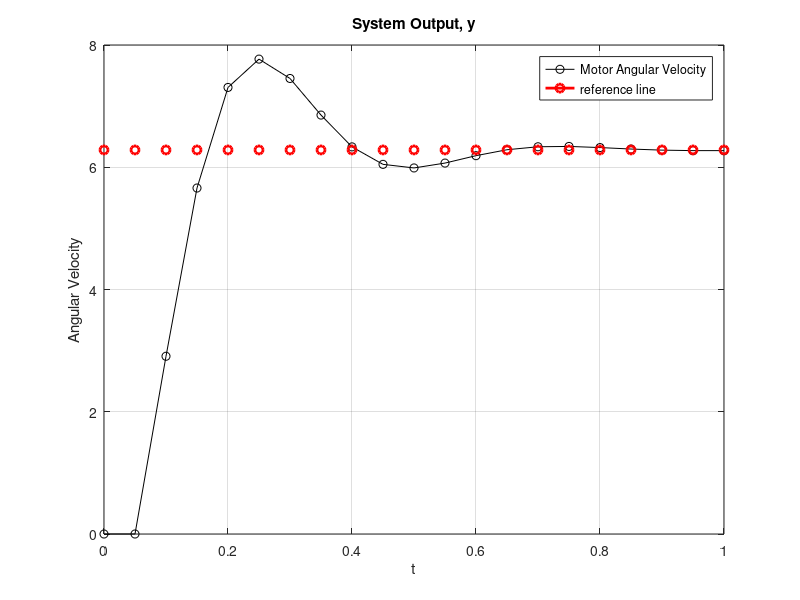
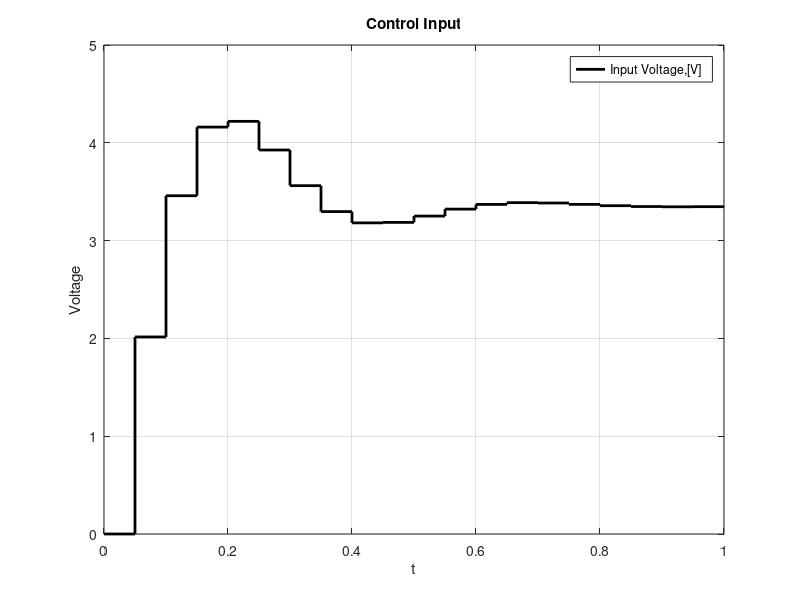
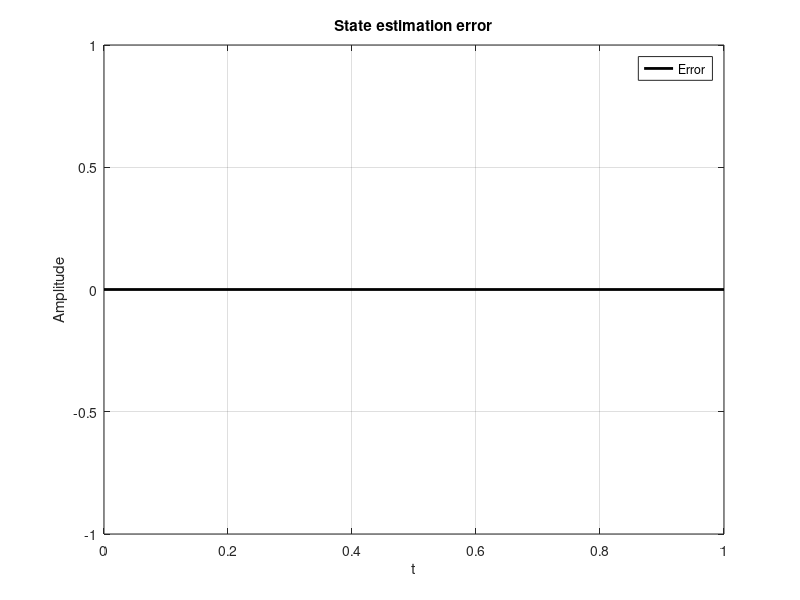

These charts were generated, in order, by the following MATLAB code:
close all; clear all; clc;
%% declaring intial values
frequency = 20;
T = 1/frequency;
Tfinal = 1;
t = (0:T:Tfinal)';
N = length(t);
r = 2*pi;
A = 0.2299;
B = 1;
C = 1.4432;
Nvec = [(A-eye(size(A))) B;C 0]\[zeros(size(A));1];
N_x = Nvec(1);
%% reference state from reference signal
reference_state = N_x*r;
%% new augmentation matrices
A_AUG = [A zeros(size(A));-C 1];
B_AUG = [B;0];
%% K matrix
Ts = 0.6;
Mp = 0.2;
zeta = sqrt((log(Mp))^2/(pi^2+(log(Mp))^2));
zeta_omegaN = 4/Ts;
omega_N = zeta_omegaN/zeta;
omega_D = omega_N*sqrt(1-zeta^2);
Roots_cont = [-zeta_omegaN+omega_D*1i -zeta_omegaN-omega_D*1i];
Roots_disc = exp(Roots_cont*T);
z_star = [Roots_disc(1) Roots_disc(2)];
K_matrix = acker(A_AUG,B_AUG,[z_star]);
%% L matrix
Ts_estimate = 0.2;
zeta_omegaN_estimate = 4/Ts_estimate;
Roots_cont_estimate = [-zeta_omegaN_estimate];
Roots_disc_estimate = exp(Roots_cont_estimate*T);
beta_star = [Roots_disc_estimate];
L_matrix = acker(A', C',beta_star)';

%% Simulation
x = zeros(1,N);
x_hat = zeros(1,N);
y = zeros(1,N);
u = zeros(1,N);
e = zeros(1,N);
xI = zeros(1,N);
error = zeros(1,N);
x_hat(:,1) = zeros(1,1);
x(:,1) = zeros(1,1);
y(1) = C*x(:,1);
e(1) = r-y(1);
xI(1) = 0;
u(1) = 0;
for k=2:N
    x(k) = A*x(k-1)+B*u(k-1);
    y(k) = C*x(k);
    x_hat(k) = (A-L_matrix*C)*x_hat(k-1)+B*u(k-1)+L_matrix*y(k-1);
    e(k) = r-y(k);
    xI(k) = xI(k-1)+e(k-1); 
    u(k) = K_matrix*([reference_state; 0]-[x_hat(k); xI(k)]);
    error(k) = x_hat(k) - x(k);
end

%% Plots
figure(1)
plot(t,y(1,:),'k-o', t,r,'r-o', 'linewi',2, 'MArkersize', 6)
grid on
hold on
title('System Output, y')
xlabel('t')
ylabel('Angular Velocity')
legend('Motor Angular Velocity', 'reference line')

figure(2)
stairs(t,u, 'k-', 'linewi',2)
grid on 
hold on
title('Control Input')
xlabel('t')
ylabel('Voltage')
legend('Input Voltage,[V]')

figure(3)
plot(t,error,'k-','linewi',2)
ylim([-1 1])
grid on
title('State estimation error')
xlabel('t')
ylabel('Amplitude')
legend('Error')
grid on 